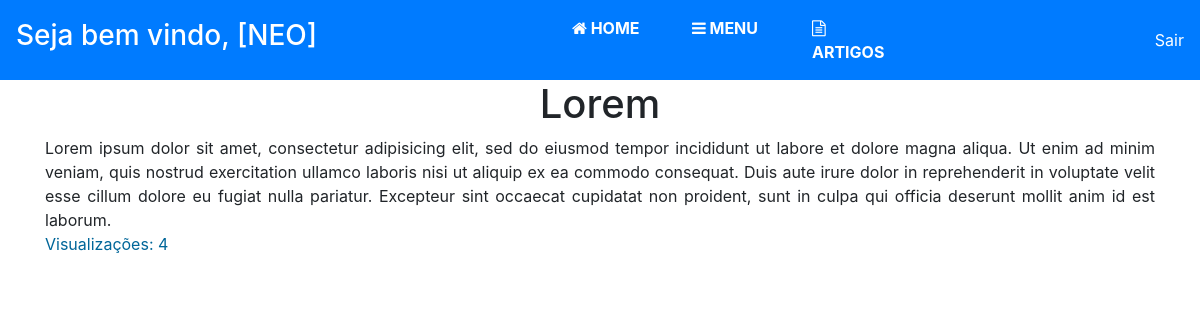
Screenshot of /visualizaArtigos.php?idArtigo=2 (signed in) with the database file from the repository.
### tables this page shows
CREATE TABLE `menu` (
  `id` int(11) NOT NULL,
  `titulo` varchar(50) NOT NULL,
  `url` varchar(100) NOT NULL,
  `status` enum('ativo','inativo') NOT NULL,
  `icon` varchar(20) NOT NULL
);

CREATE TABLE `artigos` (
  `id` int(11) NOT NULL,
  `titulo` varchar(50) NOT NULL,
  `conteudo` text NOT NULL,
  `views` int(11) NOT NULL
);

### visualizaArtigos.php (the view, shortened to what this page needs)
<?php
include('MeuMenu.php');
$id = $_GET['idArtigo'];
$sql = "SELECT * FROM artigos WHERE id = '".$id."'";
$query = mysqli_query($conexao, $sql);
while($artigo = mysqli_fetch_assoc($query)){
	echo "
	<div class='container'>
		<h1 class='text-center'>".$artigo['titulo']."</h1>
		<div class='text-justify'>
			".$artigo['conteudo']."
		</div>";
		$contaView = $artigo['views']+1;
	echo "
		<div class='views' style='color:#069'> Visualizações: ".$contaView."</div>
	</div>
	";
}
?>

### MeuMenu.php (shortened to what this page needs)
<?php
	require("config.php");
	if($_SESSION['user']){
		$user = $_SESSION['user'];
	}else{
		header('location:login.php');
	}
?>
<!DOCTYPE html>
<html lang="pt-br">
<head><title>Dashboard Admin</title>
	<link rel="stylesheet" type="text/css" href="css/font-awesome.min.css">
	<link rel="stylesheet" type="text/css" href="css/style.css">
	<link rel="stylesheet" href="https://stackpath.bootstrapcdn.com/bootstrap/4.1.3/css/bootstrap.min.css">
</head>
<body>
<nav class="navbar navbar-dark bg-primary">
 <h3>Seja bem vindo, [<?php echo strtoupper($user);?>]</h3>
 <nav>
 <ul class="nav">
	<?php
		$sql = "SELECT * FROM menu WHERE status = 'ativo'";
		$query = mysqli_query($conexao, $sql);
		while($menus = mysqli_fetch_assoc($query)){
			echo "<li class='nav-item'>
		             <a class='nav-link' href='index.php?page=".$menus['url']."'><i class='".$menus['icon']."'></i> ".strtoupper($menus['titulo'])."</a>
		  	      </li>";
		}
	?>
</ul>
</nav>
<a style="color: white; float:right" href="?sair">Sair</a>
</nav>

### css/style.css (style rules this page uses)
.nav-link { color:#fff; font-weight: 700 }
nav h3 { color: #fff }

### MeuMenu.php (style rules this page uses)
.nav-link { width: 120px; color:#fff; font-weight: 700 }
nav h3 { color: #fff }

### rows the page displays
menu: titulo "HOME"
menu: titulo "MENU"
menu: titulo "ARTIGOS"
artigos: titulo "Lorem", conteudo "Lorem ipsum dolor sit amet, consectetur adipisicing elit, sed do eiusmod tempor incididunt ut labore et dolore magna aliqua. Ut enim ad minim veniam, quis nostrud exercitation ullamco laboris nisi ut aliquip ex ea commodo consequat. Duis aute irure dolor in reprehenderit in voluptate velit esse cillum dolore eu fugiat nulla pariatur. Excepteur sint occaecat cupidatat non proident, sunt in culpa qui officia deserunt mollit anim id est laborum.", views "4"

### other values shown
$user "NEO"
